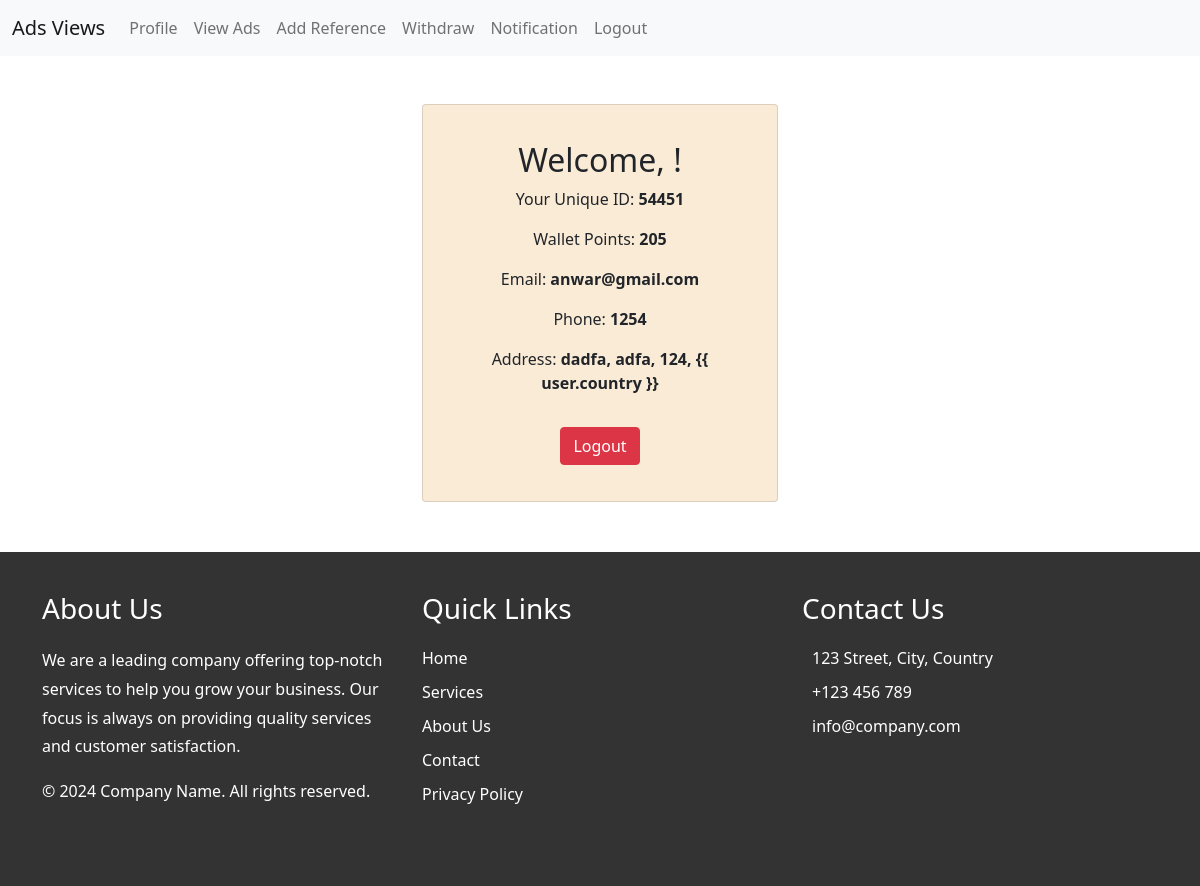
Screenshot of /profile/ (signed in) with the database file from the repository.
### ads_app/models.py (models this page shows, shortened)
class User(AbstractUser):
    STATUS_CHOICES = [
        ('pending', 'Pending'),
        ('checking', 'Checking'),
        ('active', 'Active'),
    ]
    unique_id = models.CharField(max_length=5, unique=True, editable=False)
    phone = models.CharField(max_length=15)
    address = models.CharField(max_length=255)
    city = models.CharField(max_length=100)
    zip_code = models.CharField(max_length=20)
    country = models.CharField(max_length=100)
    username = None
    email = models.EmailField(unique=True)
    status = models.CharField(max_length=10, choices=STATUS_CHOICES, default='pending')
    USERNAME_FIELD = 'email'  # Use email as the username
    REQUIRED_FIELDS = ['first_name', 'last_name', 'phone', 'address', 'city', 'zip_code', 'country']  # Fields required for superuser creation
    objects = CustomUserManager()  # Use the custom manager

### ads_app/views.py (the view)
# urls.py: path("profile/", views.dashboard, name="profile"),
@login_required
def dashboard(request):
    wallet = request.user.wallet
    notifications = Notification.objects.all()
    context = {
        "wallet": wallet,
        "notifications": notifications,
        "wallet_points": wallet.points,
    }
    return render(request, "dashboard.html", context)

### ads_app/templates/dashboard.html
{% extends "base.html" %}
{% block content %}
<div class="container mt-5">
    <div class="row justify-content-center">
        <div class="col-md-6 col-lg-4">
            <div class="card" style="background-color: antiquewhite; padding: 20px;">
                <div class="card-body text-center">
                    <h2>Welcome, {{ user.first_name }}!</h2>
                    <p>Your Unique ID: <strong>{{ user.unique_id }}</strong></p>
                    <p>Wallet Points: <strong>{{ wallet_points }}</strong></p>
                    <p>Email: <strong>{{ user.email }}</strong></p>
                    <p>Phone: <strong>{{ user.phone }}</strong></p>
                    <p>Address: <strong>{{ user.address }}, {{ user.city }}, {{ user.zip_code }}, {{ user.country
                            }}</strong></p>
                    <a href="{% url 'logout' %}" class="btn btn-danger mt-3">Logout</a>
                </div>
            </div>
        </div>
    </div>
</div>
{% endblock content %}

### rows the page displays
User: unique_id "54451", email "anwar@gmail.com", phone "1254", address "dadfa", city "adfa", zip_code "124"

### other values shown
{{ wallet_points }} "205"
